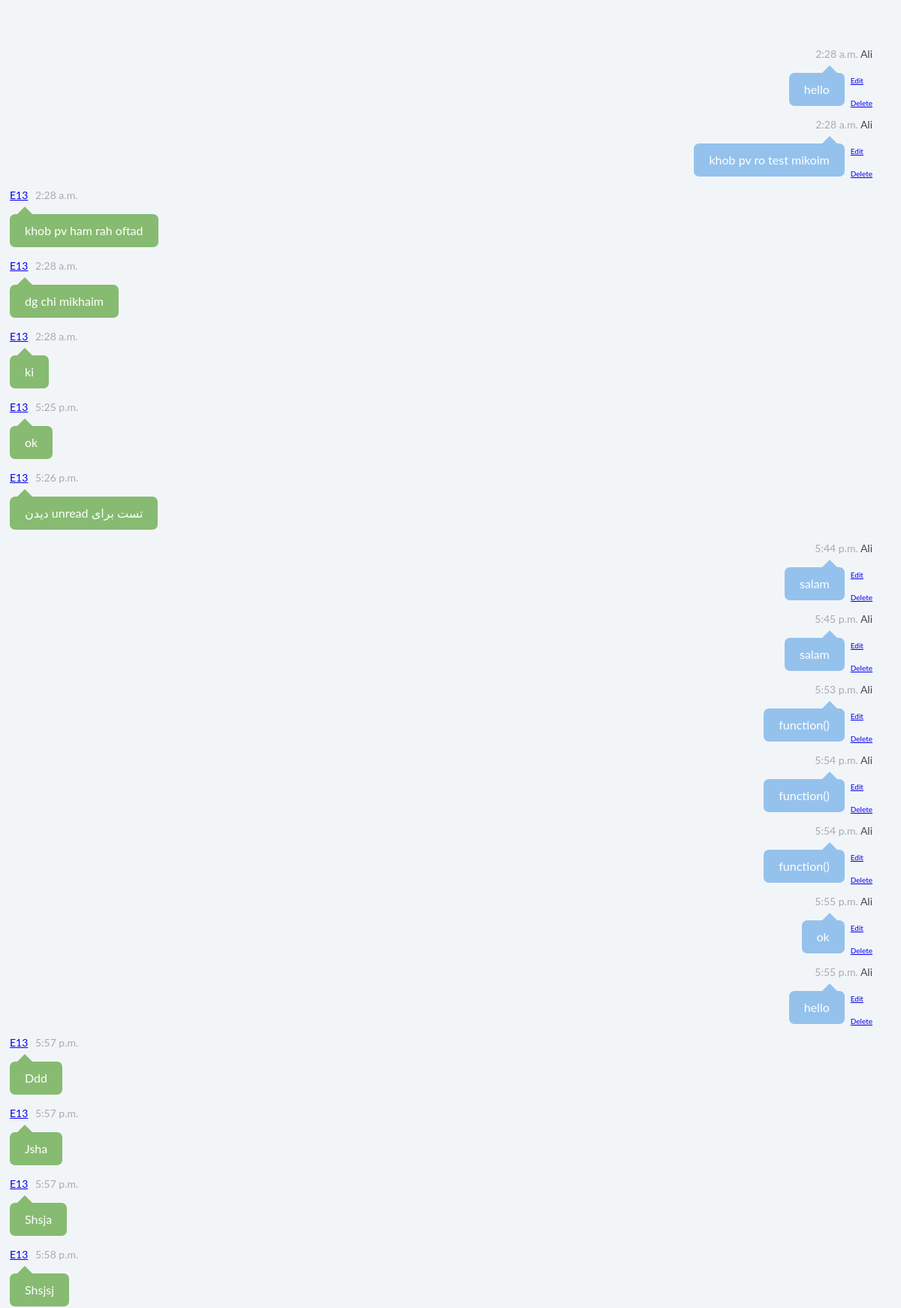
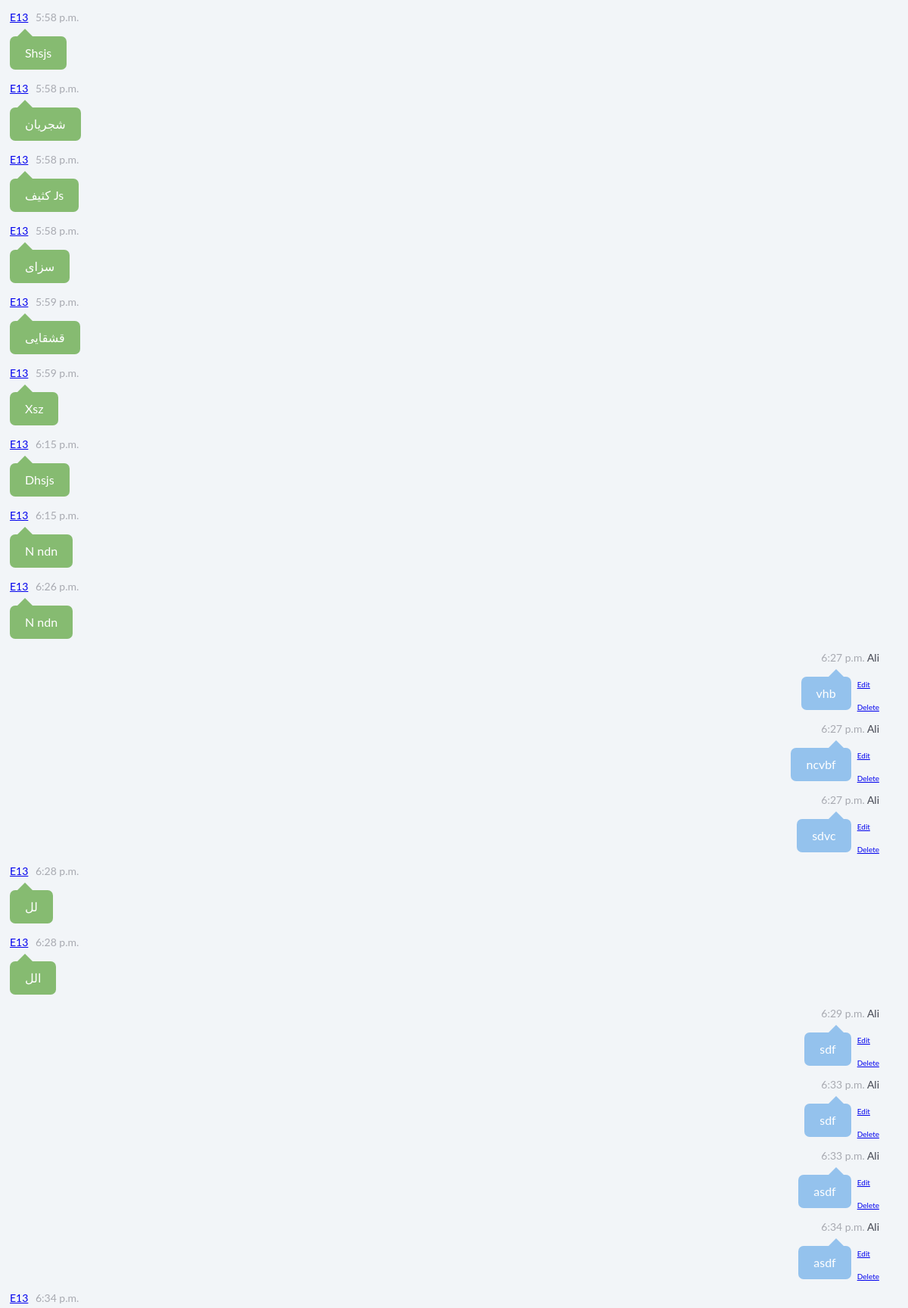
Screenshot of /private-chat/7 (signed in, upper part) with the database file from the repository (2 pictures, top to bottom).
### chat/models.py (models this page shows, shortened)
class Chat(models.Model):
    user        = models.ForeignKey(User, null=True, on_delete=models.SET_NULL)
    message     = models.TextField(null=True, blank=True)
    roomid      = models.ForeignKey(Room, blank=True, null=True, on_delete=models.SET_NULL)
    datetime    = models.DateTimeField(blank=True)
    unread      = models.BooleanField(default=False)
    image       = models.ImageField(upload_to='images/', null=True)
    def get_url_edit(self):
        return reverse("chat_edit", kwargs={"msg_id" : self.id, "room_id" : self.roomid_id})
    def get_url_delete(self):
        return reverse("chat_delete", kwargs={"msg_id" : self.id, "room_id" : self.roomid_id})

### chat/views.py (the view)
# urls.py: path('private-chat/<int:pv_id>', private_chat_view, name="private-chat"),
@login_required()
def private_chat_view(request, pv_id):
    cursor = connection.cursor()
    cursor.execute('''select auth_user.username
                            FROM chat_room, chat_members, auth_user
                            WHERE (auth_user.id = chat_members.userid_id)
                                    AND (chat_members.roomid_id = chat_room.id )
                                    AND (chat_room.id = ''' + str(pv_id) + ''')''')
    name_rooms = cursor.fetchall()   # Username , Room Hayi ke Taraf Tooshe
    name1_rooms = name_rooms[0]      # Name e Nafar Avale Too PV
    name2_rooms = name_rooms[1]      # Name e Nafar Dovom Too PV
    if name1_rooms[0] != request.user.username:     # Age Nafar Aval Too PV Khodam Naboodam
        pv_username = name1_rooms[0]      # List Az Name PV Hayi Ke Dari
    else:
        pv_username = name2_rooms[0]      # List Az Name PV Hayi Ke Dari
    print(request.user.username + " Trying To Send PV Message To " + pv_username )
    if request.method == "POST":
        form = SendMessageModelForm(request.POST, request.FILES)
        if form.is_valid():
            object              = form.save(commit=False)
            object.user         = request.user
            object.datetime     = datetime.now()
            object.roomid_id    = pv_id
            object.unread       = True
            if not (form.cleaned_data.get("message") == '' and form.cleaned_data.get("image") is None):
                print(request.user.username + " Send Message To " + pv_username + " ---> " + form.cleaned_data.get("message"))
                object.save()
        form = SendMessageModelForm()
    else:
        form = SendMessageModelForm(request.FILES)
    obj = Chat.objects.filter(roomid_id=pv_id).order_by('datetime')
    for i in obj:
        i.time = i.datetime.time()
        try:
            i.firstChar = i.message[0]
        except:
            i.firstChar = ''
    cursor3 = connection.cursor()
    cursor3.execute('''Update chat_chat
                            Set unread=0
                            WHERE   NOT (user_id = ''' + str(request.user.id) + ''')
                                    AND (roomid_id =''' + str(pv_id) + ''')''')
    pv_list = Navbar.pv_list(request)
    sum_unreads = Navbar.sum_unreads(pv_list)
    context = {
        "obj": obj,
        "form": form,
        "tool_2": tool_2,
        "pv_list": pv_list,
        "user": request.user,
        "sum_unreads": sum_unreads,
    }
    return render(request, "chat.html", context)

### chat/forms.py (called while the page is built)
    def clean_message(self):
        message = self.cleaned_data.get("message")
        message_tmp = message.lower()
        msg = message_tmp.split()
        for i in tool_1.Curse:
            if i.lower() in msg:
                raise forms.ValidationError("PLS BE POLITE")
        return message

### chat/views.py (called while the page is built)
    def sum_unreads(pv_list):
        sum_unreads = 0
        for i in pv_list:
            sum_unreads = sum_unreads + i.unread            # Kolle PM Haye Unread Ro Hesab Mikone
        return sum_unreads

### chat/templates/chat.html (shortened to what this page needs)
{% load static %}
<html>
        <link rel="stylesheet" type="text/css" href="{% static 'newChat.css' %}">
        <link rel="stylesheet" type="text/css" href="{% static 'navbar.css' %}">
        <link rel="stylesheet" href="https://cdnjs.cloudflare.com/ajax/libs/font-awesome/4.7.0/css/font-awesome.min.css">
    <body id="chat-history">
     <div>
        <div class="chat">
            <div class="chat-history">
              <ul>
                {% for i in obj %}
                    {% if user == i.user %}
                        {% if i.firstChar in tool_2.alphabet %}
                            <li id={{ forloop.counter }} class="clearfix">
                              <div class="message-data align-right">
                                <span class="message-data-time">{{ i.time }}</span>
                                <span class="message-data-name">{{i.user.username}}</span>
                              </div>
                              <div class="float-right" style="font-size:10px; margin-right:0px; margin-left: 8px">
                                <div><a href="{{ i.get_url_edit }}">Edit</a></div>
                                <div style="margin-top:10px"><a href="{{ i.get_url_delete }}">Delete</a></div>
                              </div>
                                {% if i.image %}
                                  <div class="message other-message float-right" style="padding:5px">
                                    <a href="{{ i.image.url }}" target="_blank"><img src="{{ i.image.url }}" style="max-height: 500px; max-width:100%"/></a>
                                    {{ i.message }}
                                  </div>
                                {% else %}
                                    <div class="message other-message float-right">
                                {{ i.message }}
                                    </div>
                                {% endif%}
                            </li>
                        {% endif %}
                    {% else %}
                        {% if i.firstChar in tool_2.alphabet %}
                            <li id={{ forloop.counter }}>
                              <div class="message-data">
                                  <span><a href="/profile/{{i.user.username}}" class="message-data-name">{{i.user.username}}</a></span>
                                <span class="message-data-time">{{ i.time }}</span>
                              </div>
                                {% if i.image %}
                                  <div class="message my-message" style="padding:5px">
                                    <a href="{{ i.image.url }}" target="_blank"><img src="{{ i.image.url }}" style="max-height: 500px; max-width:100%"/></a>
                                    {{ i.message }}
                                  </div>
                                {% else %}
                                    <div class="message my-message">
                                {{ i.message }}
                                    </div>
                                {% endif%}
                            </li>
                        {% else %}
                            <li id={{ forloop.counter }}>
                              <div class="message-data">
                                <span><a href="/profile/{{i.user.username}}" class="message-data-name">{{i.user.username}}</a></span>
                                <span class="message-data-time">{{ i.time }}</span>
                              </div>
                                {% if i.image %}
                                  <div class="message my-message" dir="rtl" style="padding:5px">
                                    <a href="{{ i.image.url }}" target="_blank"><img src="{{ i.image.url }}" style="max-height: 500px; max-width:100%"/></a>
                                    {{ i.message }}
                                  </div>
                                {% else %}
                                    <div class="message my-message" dir="rtl">
                                {{ i.message }}
                                    </div>
                                {% endif%}
                            </li>
                        {% endif %}
                    {% endif %}
                {% endfor %}
              </ul>
            </div>
    </body>
</html>

### chat/static/newChat.css (style rules this page uses)
*, *:before, *:after { box-sizing: border-box; }
body { background: #F2F5F8; font: 14px/20px "Lato", Arial, sans-serif; padding: 0px 0; padding-top:40px; color: white; width: 97%; height: 100%: }
ul { list-style-type: none; }
.chat { width: 100%; color: #434651; float: left; }
.chat .chat-history { padding-right:10px; margin-left:-35px; }
.chat .chat-history .message-data { margin-bottom: 15px; }
.chat .chat-history .message-data-time { color: #a8aab1; padding-left: 6px; }
.chat .chat-history .message { color: white; padding: 12px 20px; line-height: 20px; font-size: 16px; border-radius: 7px; margin-bottom: 15px; position: relative; }
.chat .chat-history .message:after { bottom: 100%; left: 20px; border: solid transparent; content: " "; height: 0; width: 0; position: absolute; pointer-events: none; border-bottom-color: #86BB71; border-width: 10px; margin-left: -10px; }
.chat .chat-history .my-message { background: #86BB71; display: inline-block; max-width: 90%; }
.chat .chat-history .other-message { background: #94C2ED; max-width: 80%; display: inline-block; }
.chat .chat-history .other-message:after { border-bottom-color: #94C2ED; left: calc(100% - 20px); }
.align-right { text-align: right; }
.float-right { float: right; }
.clearfix:after { visibility: hidden; display: block; font-size: 0; content: " "; clear: both; height: 0; }

### rows the page displays
Chat: time "2:28 a.m.", user.username "Ali", message "hello"
Chat: time "2:28 a.m.", user.username "Ali", message "khob pv ro test mikoim"
Chat: user.username "E13", time "2:28 a.m.", message "khob pv ham rah oftad"
Chat: user.username "E13", time "2:28 a.m.", message "dg chi mikhaim"
Chat: user.username "E13", time "2:28 a.m.", message "ki"
Chat: user.username "E13", time "5:25 p.m.", message "ok"
Chat: user.username "E13", time "5:26 p.m.", message "تست برای unread دیدن"
Chat: time "5:44 p.m.", user.username "Ali", message "salam"
Chat: time "5:45 p.m.", user.username "Ali", message "salam"
Chat: time "5:53 p.m.", user.username "Ali", message "function()"
Chat: time "5:54 p.m.", user.username "Ali", message "function()"
Chat: time "5:54 p.m.", user.username "Ali", message "function()"
Chat: time "5:55 p.m.", user.username "Ali", message "ok"
Chat: time "5:55 p.m.", user.username "Ali", message "hello"
Chat: user.username "E13", time "5:57 p.m.", message "Ddd"
Chat: user.username "E13", time "5:57 p.m.", message "Jsha"
Chat: user.username "E13", time "5:57 p.m.", message "Shsja"
Chat: user.username "E13", time "5:58 p.m.", message "Shsjsj"
Chat: user.username "E13", time "5:58 p.m.", message "Shsjs"
Chat: user.username "E13", time "5:58 p.m.", message "شجریان"
Chat: user.username "E13", time "5:58 p.m.", message "Js کثیف"
Chat: user.username "E13", time "5:58 p.m.", message "سزای"
Chat: user.username "E13", time "5:59 p.m.", message "قشقایی"
Chat: user.username "E13", time "5:59 p.m.", message "Xsz"
Chat: user.username "E13", time "6:15 p.m.", message "Dhsjs"
Chat: user.username "E13", time "6:15 p.m.", message "N ndn"
Chat: user.username "E13", time "6:26 p.m.", message "N ndn"
Chat: time "6:27 p.m.", user.username "Ali", message "vhb"
Chat: time "6:27 p.m.", user.username "Ali", message "ncvbf"
Chat: time "6:27 p.m.", user.username "Ali", message "sdvc"
Chat: user.username "E13", time "6:28 p.m.", message "لل"
Chat: user.username "E13", time "6:28 p.m.", message "الل"
Chat: time "6:29 p.m.", user.username "Ali", message "sdf"
Chat: time "6:33 p.m.", user.username "Ali", message "sdf"
Chat: time "6:33 p.m.", user.username "Ali", message "asdf"
Chat: time "6:34 p.m.", user.username "Ali", message "asdf"
Chat: user.username "E13", time "6:34 p.m."
